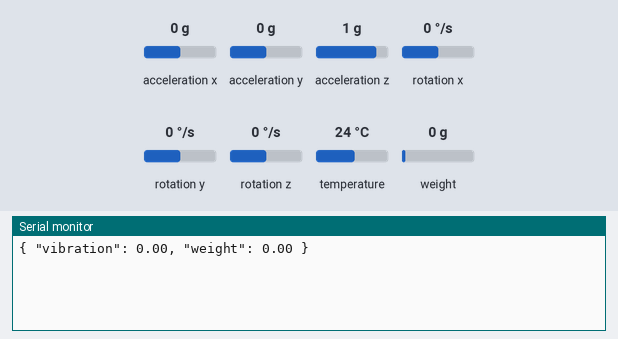
Simulated run of this sketch. Board: ESP32. Shown: the last lines printed to the serial monitor. The test bench sets the inputs (shaded band); at power-on: acceleration x 0 g, weight on the scale 0 g, acceleration y 0 g, acceleration z 1 g, rotation x 0 °/s, rotation y 0 °/s, rotation z 0 °/s, temperature 24 °C. WiFi joins after 1.5 s; servers stay silent unless stated; no MQTT or app messages arrive unless stated.

Above: at 2.7 s.
2.8 s: acceleration x set to -1.4 g
At 7.3 s:
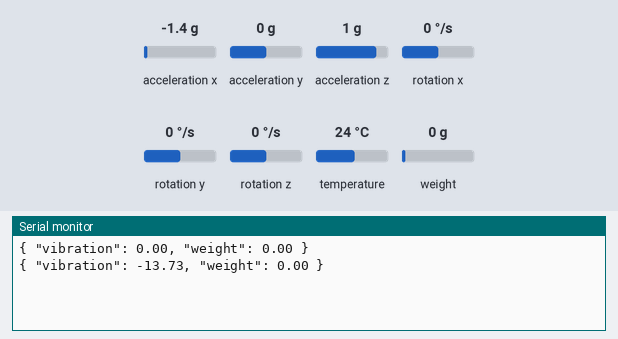
8.5 s: weight on the scale set to 100 g
At 12.5 s:
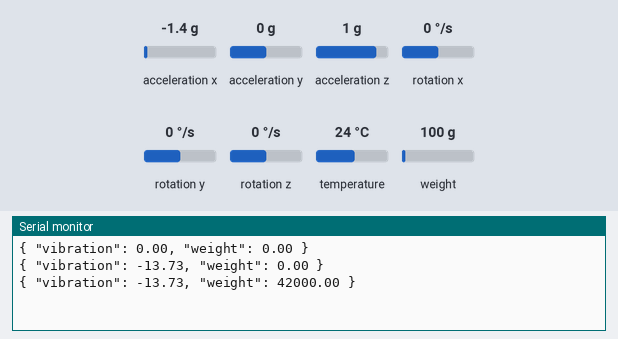
14.2 s: acceleration x set to -0.8 g
At 17.7 s:
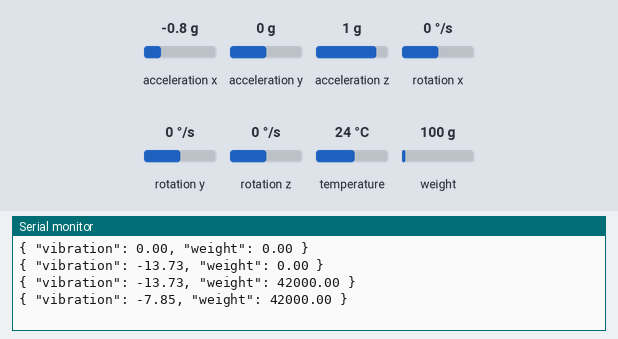
19.9 s: weight on the scale set to 1250 g
At 22.9 s:
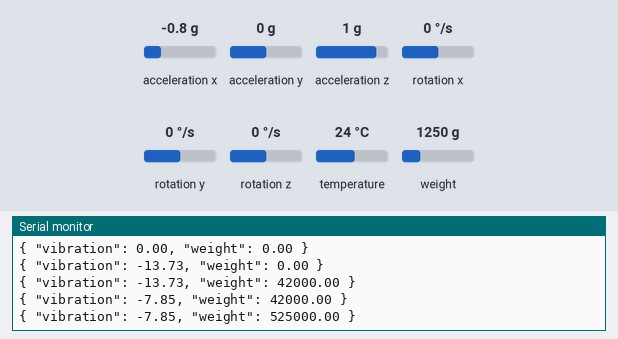
Timing chart, 0 to 24.4 s (numbered marks = the images above; inputs shaded):
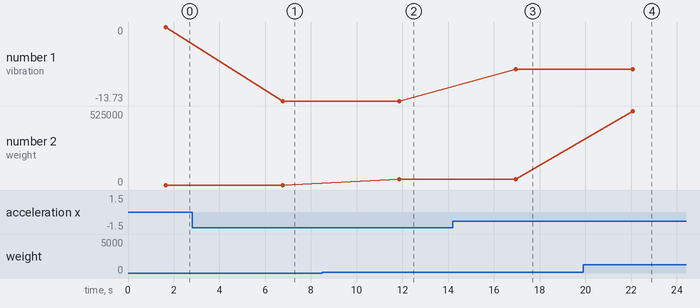

Measured:
- after the input at 2.8 s, the serial monitor: prints a new line after 4.0 s (image 1)
- after the input at 8.5 s, the serial monitor: prints a new line after 3.4 s (image 2)
- after the input at 14.2 s, the serial monitor: prints a new line after 2.8 s (image 3)
- after the input at 19.9 s, the serial monitor: prints a new line after 2.2 s (image 4)
- plotted number 1: 0 → -13.73 after the input at 2.8 s, -13.73 → -7.85 after the input at 14.2 s
- plotted number 2: 0 → 42000 after the input at 8.5 s, 42000 → 525000 after the input at 19.9 s

The sketch:

conveyor_monitoring.ino
```cpp
#include <Wire.h>
#include <Adafruit_MPU6050.h>
#include <Adafruit_Sensor.h>
#include <HX711.h>
#include <WiFi.h>
#include <PubSubClient.h>

#define LOADCELL_DOUT  4
#define LOADCELL_SCK  5

Adafruit_MPU6050 mpu;
HX711 scale;

// WiFi and MQTT Configuration
const char* ssid = "YOUR_WIFI_SSID";
const char* password = "YOUR_WIFI_PASSWORD";
const char* mqtt_server = "broker.hivemq.com";
WiFiClient espClient;
PubSubClient client(espClient);

void setup() {
  Serial.begin(115200);

  // Initialize MPU6050 (Vibration Sensor)
  if (!mpu.begin()) {
    Serial.println("MPU6050 not found!");
    while (1);
  }

  // Initialize Load Cell Sensor
  scale.begin(LOADCELL_DOUT, LOADCELL_SCK);

  // Connect to WiFi
  WiFi.begin(ssid, password);
  while (WiFi.status() != WL_CONNECTED) { delay(500); }

  // Connect to MQTT
  client.setServer(mqtt_server, 1883);
}

void loop() {
  if (!client.connected()) {
    client.connect("ESP32_Conveyor");
  }
  client.loop();

  // Read Vibration Data
  sensors_event_t a, g, temp;
  mpu.getEvent(&a, &g, &temp);
  float vibration = a.acceleration.x;

  // Read Load Cell Data
  float weight = scale.get_units();

  // Create JSON payload
  String payload = "{ \"vibration\": " + String(vibration) +
                   ", \"weight\": " + String(weight) + " }";

  // Publish to MQTT topic
  client.publish("conveyor_monitoring/data", payload.c_str());

  Serial.println(payload);
  delay(5000);
}
```
